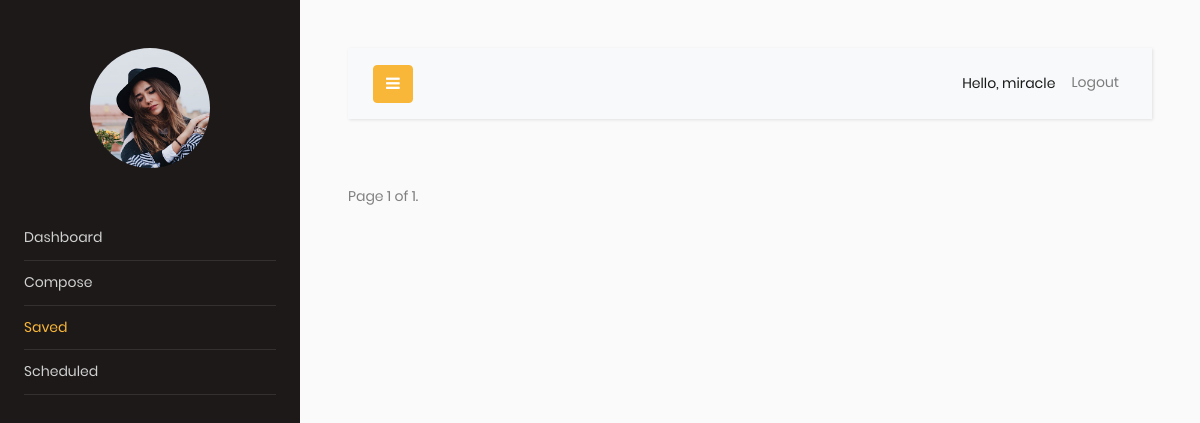
Page /saved/ (signed in) on the earlier database version.
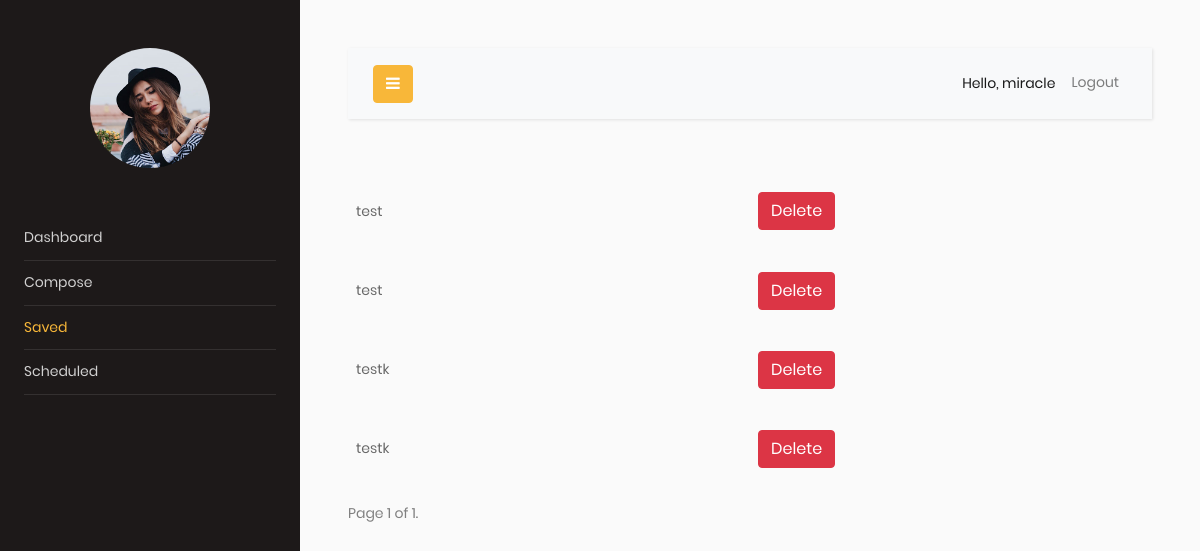
Same page on the later database version.
### emailscheduler/models.py (models this page shows)
class Compose(models.Model):
    user = models.ForeignKey(User, on_delete=models.CASCADE, related_name="emaillist", null=True)
    To = models.EmailField()
    cc = models.EmailField(blank=True, null=True)
    bcc = models.EmailField(blank=True, null=True)
    subject = models.CharField(max_length=200, blank=True, null=True)
    body = RichTextField(blank=True, null=True)
    date_time = models.DateTimeField(blank=True, null=True)
    draft = models.BooleanField(default=True)
    def __str__(self):
        return self.subject

### emailscheduler/views.py (the view)
# urls.py: path("saved/", views.saved, name="saved"),
def saved(request):
    emaillist= Compose.objects.filter(draft=True, user=request.user)
    paginator = Paginator(emaillist,5)
    page_number = request.GET.get('page')
    page_obj = paginator.get_page(page_number)
    return render(request, 'saved.html',{"emaillist":emaillist,'page_obj': page_obj})

### templates/saved.html (shortened to what this page needs)
<!DOCTYPE html>
<html lang="en">
<head>
    {% extends 'base.html' %}
{% block content %}
{% for email in page_obj %}
    <table><td style="width: 50%">
<a href="{% url 'showsaved' email.id %}">
    {{ email }}
</a></td>
        <td><a class="btn btn-danger" href="{% url 'deletesaved' email.id %}" size="10">Delete</a></td><br/>
    </table>
{% endfor %}<br/>
    <div class="pagination">
    <span class="step-links">
        <span class="current">
            Page {{ page_obj.number }} of {{ page_obj.paginator.num_pages }}.
        </span>
    </span>
</div>
{% endblock content %}

Differences in the rows shown:
added Compose: subject "test"
added Compose: subject "test"
added Compose: subject "testk"
added Compose: subject "testk"
